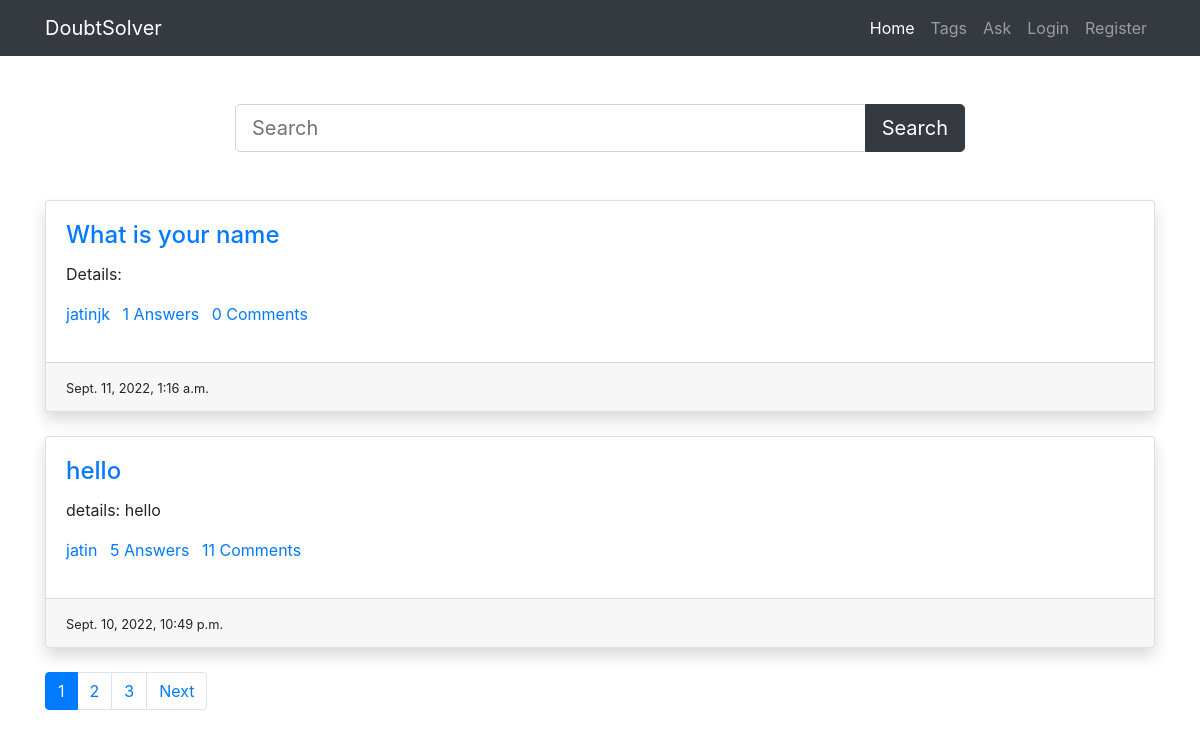
The page / on the database its author committed.
### main/models.py (models this page shows, shortened)
class Question(models.Model):
    user=models.ForeignKey(User,on_delete=models.CASCADE)
    title=models.CharField(max_length=300)
    detail=models.TextField()
    tags=models.TextField(default='')
    add_time=models.DateTimeField(auto_now_add=True)

### main/views.py (the view)
# urls.py: path('',views.home,name='home'),
def home(request):
    if 'q' in request.GET:
        q=request.GET['q']
        quests=Question.objects.annotate(total_comments=Count('answer__comment')).filter(title__icontains=q).order_by('-id')
    else:
        quests=Question.objects.annotate(total_comments=Count('answer__comment')).all().order_by('-id')
    paginator=Paginator(quests,2)
    page_num=request.GET.get('page',1)
    quests=paginator.page(page_num)
    return render(request,'home.html',{'quests':quests})

### main/templates/home.html (shortened to what this page needs)
{% load static %}
<!DOCTYPE html>
<html lang="en">
<head>
    <link rel="stylesheet" href="{% static 'bootstrap.min.css' %}" />
</head>
<body>
    <nav class="navbar navbar-expand-lg navbar-dark bg-dark">
        <div class="container">
            <a class="navbar-brand" href="#">DoubtSolver</a>
            <div class="collapse navbar-collapse" id="navbarNav">
                <ul class="navbar-nav ml-auto">
                    <li class="nav-item active">
                        <a class="nav-link" href="#">Home</a>
                    </li>
                    <li class="nav-item">
                        <a class="nav-link" href="/tags">Tags</a>
                    </li>
                    <li class="nav-item">
                        <a class="nav-link" href="/ask-question">Ask</a>
                    </li>
                    {% if user.is_authenticated %}
                    <li class="nav-item">
                        <a class="nav-link" href="{% url 'logout' %}">Logout</a>
                    </li>
                    {% else %}
                    <li class="nav-item">
                        <a class="nav-link" href="/accounts/login">Login</a>
                    </li>
                    <li class="nav-item">
                        <a class="nav-link" href="/accounts/register">Register</a>
                    </li>
                    {% endif %}
                </ul>
            </div>
        </div>
    </nav>
    <div class="container py-5">
        <div class="row">
            <div class="col-md-8 offset-2">
                <form>
                    <div class="input-group">
                        <input type="text" name="q" class="form-control form-control-lg" placeholder="Search" />
                        <div class="input-group-append">
                        <button class="btn btn-dark btn-lg" type="submit" id="button-addon2">Search</button>
                        </div>
                    </div>
                </form>
            </div>
        </div>
    </div>
    <div class="container">
        {% for quest in quests %}
        <div class="card mb-4 shadow">
            <div class="card-body">
                <h4 class="card-title"><a href="/detail/{{quest.id}}">{{quest.title}}</a></h4>
                <p class="card-text">{{quest.detail}}</p>
                <p>
                    <a href="#" class="mr-2">{{quest.user.username}}</a>
                    <a href="#" class="mr-2">{{quest.answer_set.count}} Answers</a>
                    <a href="#" class="mr-2">{{quest.total_comments}} Comments</a>
                </p>
            </div>
            <div class="card-footer">
                <small>{{quest.add_time}}</small>
            </div>
        </div>
        {% endfor %}
    </div>
    {% if quests.has_other_pages %}
    <nav class="my-3 container">
        <ul class="pagination">
          {% for i in quests.paginator.page_range %}
          {% if quests.number == i %}
          <li class="page-item active"><a class="page-link" href="#">{{i}}</a></li>
          {% else %}
          <li class="page-item"><a class="page-link" href="?page={{i}}">{{i}}</a></li>
          {% endif %}
          {% endfor %}
          {% if quests.has_next %}
          <li class="page-item"><a class="page-link" href="?page={{quests.next_page_number}}">Next</a></li>
          {% endif %}
        </ul>
      </nav>
    {% endif %}
</body>
</html>

### rows shown on the page
Question: title "What is your name", detail "Details:", user.username "jatinjk", answer_set.count "1", total_comments "0", add_time "Sept. 11, 2022, 1:16 a.m."
Question: title "hello", detail "details: hello", user.username "jatin", answer_set.count "5", total_comments "11", add_time "Sept. 10, 2022, 10:49 p.m."

### other values the page prints
{{ i }} "1"
{{ i }} "2" "3"
